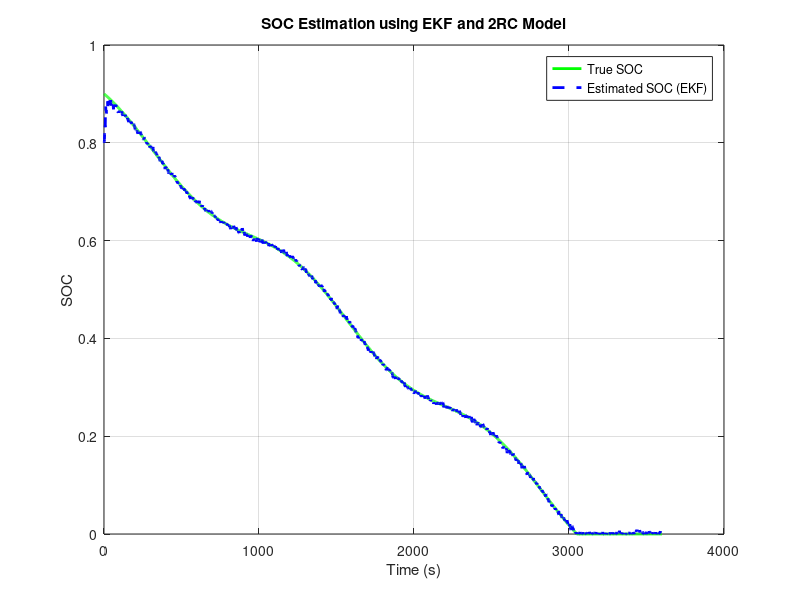
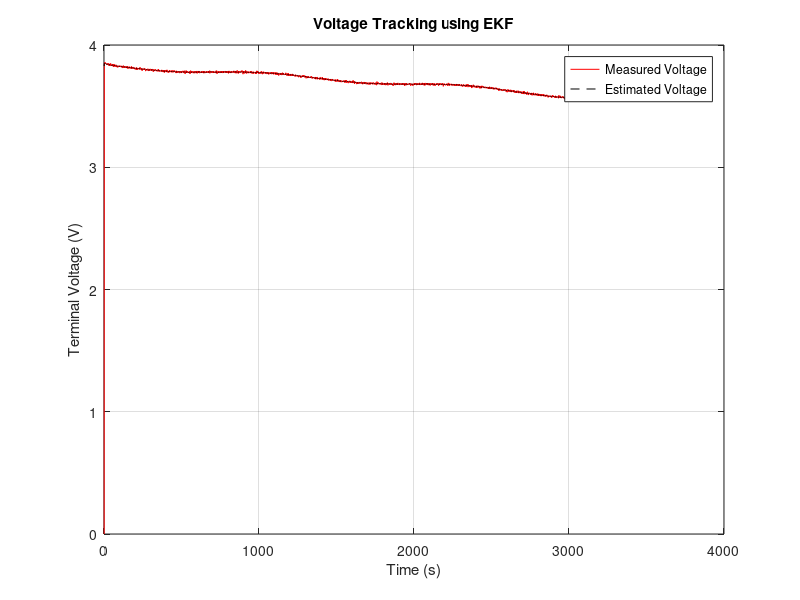

These charts were generated, in order, by the following MATLAB code:
clear; clc;

% Simulation Parameters
dt = 1;                  % Time step in seconds
T = 3600;                % Total simulation time in seconds (1 hour)
N = T/dt;                % Number of time steps

% Battery Parameters
Q_batt = 3600;           % Battery capacity in Coulombs (1 Ah)
R0 = 0.015;              % Ohmic resistance in Ohms
R1 = 0.01; C1 = 2000;    % First RC branch
R2 = 0.005; C2 = 5000;   % Second RC branch

% Initial Conditions
true_SOC = zeros(1, N);
true_SOC(1) = 0.9;       % True initial SOC

V_RC1 = zeros(1, N);     % RC1 voltage memory
V_RC2 = zeros(1, N);     % RC2 voltage memory

% Current Profile (sinusoidal variation)
I = 1 + 0.5 * (sin((1:N) * 0.005));   % Amps

% Nonlinear OCV-SOC Curve
OCV_func = @(soc) 3.6 + 0.4*soc - 0.2*soc.^2 + 0.1*soc.^3;

% Voltage arrays
V_true = zeros(1, N);
V_meas = zeros(1, N);

% True SOC and terminal voltage simulation
for i = 2:N
    true_SOC(i) = true_SOC(i-1) - (I(i-1)*dt / Q_batt);
    true_SOC(i) = max(0, min(1, true_SOC(i)));  % Clamp SOC to [0,1]

    V_RC1(i) = V_RC1(i-1) + dt * (-V_RC1(i-1)/(R1*C1) + I(i-1)/C1);
    V_RC2(i) = V_RC2(i-1) + dt * (-V_RC2(i-1)/(R2*C2) + I(i-1)/C2);

    V_ocv = OCV_func(true_SOC(i));
    V_true(i) = V_ocv - V_RC1(i) - V_RC2(i) - I(i)*R0;
    V_meas(i) = V_true(i) + normrnd(0, 0.005);  % Gaussian noise
end

% Kalman Filter Initialization
x_hat = zeros(3, N);           % States: [SOC; V_RC1; V_RC2]
x_hat(:,1) = [0.8; 0; 0];      % Initial state estimate

P = 0.01 * eye(3);             % Initial error covariance matrix
Q_k = diag([1e-5, 1e-6, 1e-6]);% Process noise covariance
R_k = 1e-4;                    % Measurement noise variance

% EKF Loop
for k = 2:N
    Ik = I(k-1);

    % Prediction step
    SOC_pred  = x_hat(1,k-1) - Ik*dt/Q_batt;
    VRC1_pred = x_hat(2,k-1) + dt*(-x_hat(2,k-1)/(R1*C1) + Ik/C1);
    VRC2_pred = x_hat(3,k-1) + dt*(-x_hat(3,k-1)/(R2*C2) + Ik/C2);
    x_pred = [SOC_pred; VRC1_pred; VRC2_pred];

    % State transition matrix
    F = [1, 0, 0;
         0, 1 - dt/(R1*C1), 0;
         0, 0, 1 - dt/(R2*C2)];

    P_pred = F * P * F' + Q_k;

    % Measurement prediction
    V_ocv_pred = OCV_func(x_pred(1));
    V_pred = V_ocv_pred - x_pred(2) - x_pred(3) - Ik*R0;

    % Jacobian of OCV w.r.t SOC
    dOCV_dSOC = 0.4 - 0.4*x_pred(1) + 0.3*x_pred(1)^2;
    H = [dOCV_dSOC, -1, -1];

    % Kalman gain
    K = P_pred * H' / (H * P_pred * H' + R_k);

    % Correction step
    x_hat(:,k) = x_pred + K * (V_meas(k) - V_pred);

    % Clamp estimated SOC
    x_hat(1,k) = max(0, min(1, x_hat(1,k)));

    % Update error covariance
    P = (eye(3) - K * H) * P_pred;
end

% Plot SOC
figure;
plot(1:N, true_SOC, 'g', 'LineWidth', 2); hold on;
plot(1:N, x_hat(1,:), 'b--', 'LineWidth', 2);
xlabel('Time (s)');
ylabel('SOC');
legend('True SOC', 'Estimated SOC (EKF)');
title('SOC Estimation using EKF and 2RC Model');
grid on;

% Plot terminal voltage
V_ocv_pred = OCV_func(x_hat(1,:));
V_est = V_ocv_pred - x_hat(2,:) - x_hat(3,:) - I*R0;

figure;
plot(1:N, V_meas, 'r'); hold on;
plot(1:N, V_est, 'k--');
xlabel('Time (s)');
ylabel('Terminal Voltage (V)');
legend('Measured Voltage', 'Estimated Voltage');
title('Voltage Tracking using EKF');
grid on;
